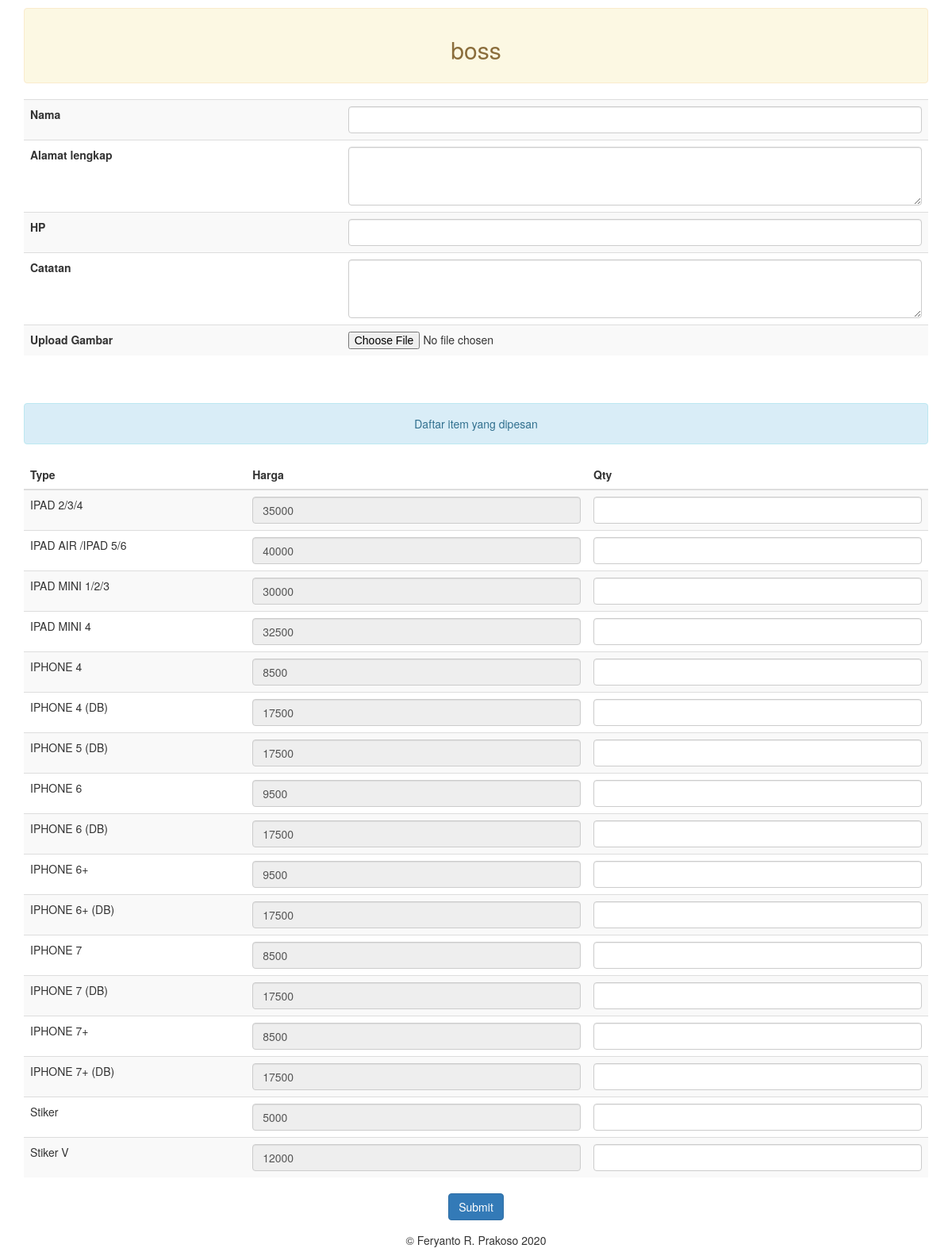
The page /user/order-barang.php (signed in) on the database its author committed.
### tables this page shows
CREATE TABLE `barang` (
  `id` int(8) NOT NULL,
  `tipe` varchar(60) DEFAULT NULL,
  `harga` varchar(8) DEFAULT NULL
);

### user/order-barang.php (the view, shortened to what this page needs)
<!DOCTYPE html>
<html lang="en">
  <head>
    <link rel="stylesheet" href="https://maxcdn.bootstrapcdn.com/bootstrap/3.3.6/css/bootstrap.min.css">
  </head>
  <body>
    <div class="container">
      <p><div class="alert alert-warning" role="alert">
      <center><h2><?php echo $_SESSION['username'] ?></h2></center>
  </div>
	<form action='save-order-tg.php' method='post' enctype="multipart/form-data">
	 <table class="table table-striped">
	   <tbody>
        <tr>
        <th scope="row">Nama</th>
	    <td></td>
        <td></td>
        <td><input type="text" class="form-control" name="nama"></td>
        </tr>
        <tr>
        <th scope="row">Alamat lengkap</th>
	    <td></td>
        <td></td>
        <td><textarea class="form-control" rows="3" name="alamat"></textarea></td>
        </tr>
        <tr>
        <th scope="row">HP</th>
	    <td></td>
        <td></td>
        <td><input type="text" class="form-control" name="hp"></td>
        </tr>
        <tr>
        <th scope="row">Catatan</th>
	    <td></td>
        <td></td>
        <td><textarea class="form-control" rows="3" name="catatan"></textarea></td>
        </tr>
        <tr>
        <th scope="row">Upload Gambar</th>
	    <td></td>
        <td></td>
        <td>
     <input name="userfile" accept="image/*" type="file" />
    </td>
</form>
	<br/><br/>
	<div class='alert alert-info' role='alert'>
	<center>Daftar item yang dipesan</center>
	</div>
  <table class="table table-striped">
  <thead>
    <tr>
      <th>Type</th>
      <th>Harga</th>
      <th>Qty</th>
    </tr>
  </thead>
  <tbody>
    <?php
  $sql = "select tipe,harga from barang ORDER BY tipe";
  $tampilkan = mysql_query($sql);
  while($select_result = mysql_fetch_array($tampilkan))
	{
	$tipe	 	= $select_result['tipe'] ;
	$harga	 	= $select_result['harga'] ;
    echo"
    <tr>
      <td>$tipe<input type='hidden' class='form-control' value='$tipe'name='tipe[]' readonly></td>
      <td><input type='text' class='form-control' value='$harga'name='harga[]' readonly></td>
      <td><input type='number' class='form-control' name='qty[]'></td>
    </tr>";}
	?>
</tbody>
</table>
	<div class="form-group">
		<center><button type="submit" class="btn btn-primary">Submit</button></center>
	</div>
  </p>
      <footer class="footer">
        <p><center>&copy; Feryanto R. Prakoso 2020</center></p>
      </footer>
    </div>
  </body>
</html>

### rows shown on the page
barang: tipe "IPAD 2/3/4", harga "35000"
barang: tipe "IPAD AIR /IPAD 5/6", harga "40000"
barang: tipe "IPAD MINI 1/2/3", harga "30000"
barang: tipe "IPAD MINI 4", harga "32500"
barang: tipe "IPHONE 4", harga "8500"
barang: tipe "IPHONE 4 (DB)", harga "17500"
barang: tipe "IPHONE 5 (DB)", harga "17500"
barang: tipe "IPHONE 6", harga "9500"
barang: tipe "IPHONE 6 (DB)", harga "17500"
barang: tipe "IPHONE 6+", harga "9500"
barang: tipe "IPHONE 6+ (DB)", harga "17500"
barang: tipe "IPHONE 7", harga "8500"
barang: tipe "IPHONE 7 (DB)", harga "17500"
barang: tipe "IPHONE 7+", harga "8500"
barang: tipe "IPHONE 7+ (DB)", harga "17500"
barang: tipe "Stiker", harga "5000"
barang: tipe "Stiker V", harga "12000"

### other values the page prints
$_SESSION['username'] "boss"
